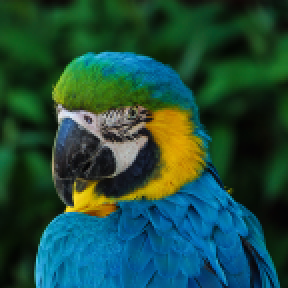
#> input picture cv_notes/test.png, 144 x 144 px (shown 2 times larger)
$ jupyter execute detection_practice.ipynb   (older library calls are emulated)
#> lines starting #> are read from the running program, lines starting #| are printed output that depends on the picture
[cell 1]
import numpy as np
import matplotlib.pyplot as plt
import cv2

[cell 2]
image = cv2.imread('test.png')
#> image is the input picture: shape (144, 144, 3); mean B, G, R 61.2, 75.9, 30.5
gray_image = cv2.cvtColor(image, cv2.COLOR_BGR2GRAY)
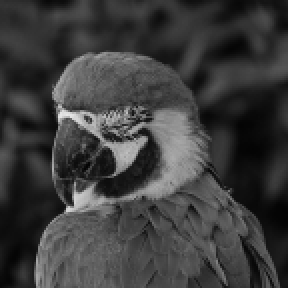
#> gray_image: shape (144, 144) (shown 2 times larger); min 3, max 231, mean 60.6
plt.imshow(image[...,::-1])
plt.show()

`Histograms by Color`
---

[cell 3]
blue_histogram = cv2.calcHist(images = [image], channels = [0], mask = None, histSize = [256], ranges = [0, 256]) # 'histSize': number of bins
#> blue_histogram = 256 values, max 492 at index 3, min 0 at index 0, mean 81
green_histogram = cv2.calcHist(images = [image], channels = [1], mask = None, histSize = [256], ranges = [0, 256])
#> green_histogram = 256 values, max 213 at index 20, min 0 at index 0, mean 81
red_histogram = cv2.calcHist(images = [image], channels = [2], mask = None, histSize = [256], ranges = [0, 256])
#> red_histogram = 256 values, max 2380 at index 2, min 0 at index 0, mean 81
gray_histogram = cv2.calcHist(images = [gray_image], channels = [0], mask = None, histSize = [256], ranges = [0, 256])
#> gray_histogram = 256 values, max 297 at index 23, min 0 at index 0, mean 81

plt.plot(blue_histogram, color = 'blue'); plt.title('Blue Histogram'); plt.show()
plt.plot(green_histogram, color = 'green'); plt.title('Green Histogram');plt.show()
plt.plot(red_histogram, color = 'red'); plt.title('Red Histogram');plt.show()
plt.plot(gray_histogram, color = 'gray'); plt.title('Gray Histogram');plt.show()
#> after `plt.plot(gray_histogram, color='gray')`:
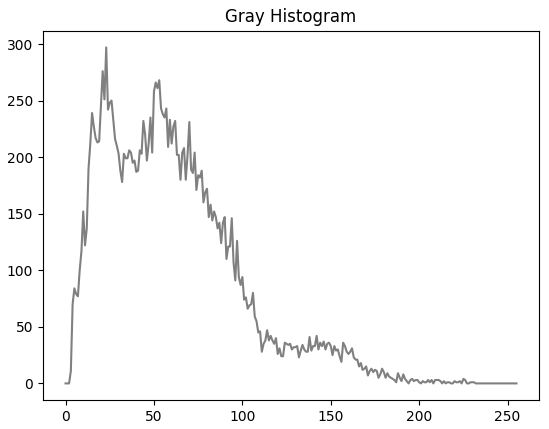
#> figure drawn by matplotlib, 1 panel; curve peaks at x = 23, y = 297

`Subplots`
---

[cell 4]
fig, axes = plt.subplots(nrows = 2, ncols = 2, figsize = (6, 6))
fig.tight_layout()

x = np.arange(256)
# blue
axes[0,0].fill_between(x, blue_histogram[...,0], color = 'blue')
axes[0,0].set_title('Blue Histogram')
# green
axes[0,1].plot(green_histogram, color = 'green')
axes[0,1].set_title('Green Histogram')
# red
axes[1,0].plot(red_histogram, color = 'red')
axes[1,0].set_title('Red Histogram')
# gray
axes[1,1].plot(gray_histogram, color = 'gray')
axes[1,1].set_title('Gray Histogram')

plt.show()
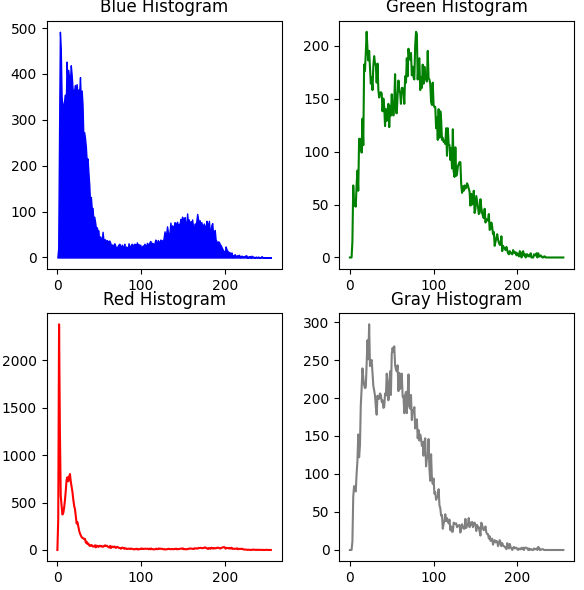
#> figure drawn by matplotlib, 4 panels; panel 2: curve peaks at x = 20, y = 213; panel 3: curve peaks at x = 2, y = 2380; panel 4: curve peaks at x = 23, y = 297

`Gradient Histograms`
---

[cell 5]
sobelx = cv2.Sobel(src = gray_image, ddepth = cv2.CV_64F, dx = 1, dy = 0, ksize = 5)
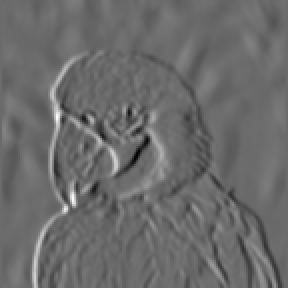
#> sobelx: shape (144, 144) float64 (shown 2 times larger); min -6480, max 8879, mean -5.3; drawn with min black and max white
sobely = cv2.Sobel(src = gray_image, ddepth = cv2.CV_64F, dx = 0, dy = 1, ksize = 5)
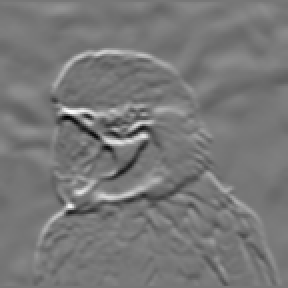
#> sobely: shape (144, 144) float64 (shown 2 times larger); min -6425, max 7259, mean 27.4; drawn with min black and max white

sobel = np.sqrt(sobelx**2 + sobely**2)
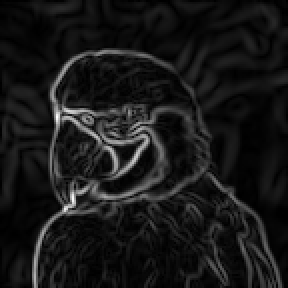
#> sobel: shape (144, 144) float64 (shown 2 times larger); min 0, max 8927.3, mean 840.4; drawn with min black and max white
sobel = (sobel / sobel.max() * 255).astype(dtype = np.uint8)

sobel_histogram = cv2.calcHist(images = [sobel], channels = [0], mask = None, histSize = [256], ranges = [0, 256])
#> sobel_histogram = 256 values, max 904 at index 5, min 0 at index 194, mean 81

plt.plot(sobel_histogram, color = 'gray')
plt.show()
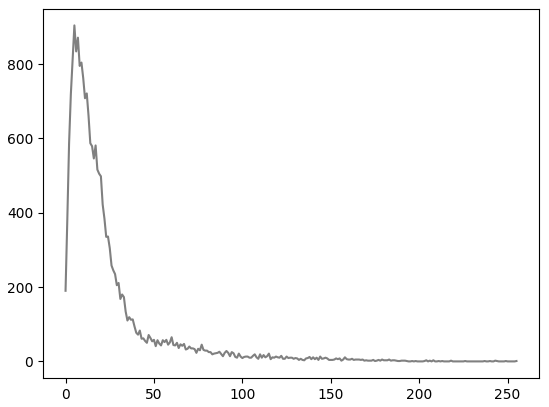
#> figure drawn by matplotlib, 1 panel; curve peaks at x = 5, y = 904

[cell 6]
sobelx = cv2.Sobel(src = gray_image, ddepth = cv2.CV_64F, dx = 1, dy = 0, ksize = 5)
sobely = cv2.Sobel(src = gray_image, ddepth = cv2.CV_64F, dx = 0, dy = 1, ksize = 5)
sobel_normal = np.sqrt(sobelx**2 + sobely**2) + 1e-6

sobelx = sobelx/sobel_normal
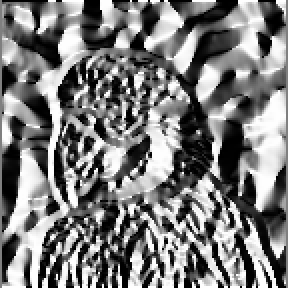
#> sobelx: shape (144, 144) float64 (shown 2 times larger); min -1, max 1, mean -0.0271; drawn with min black and max white
sobely = sobely/sobel_normal
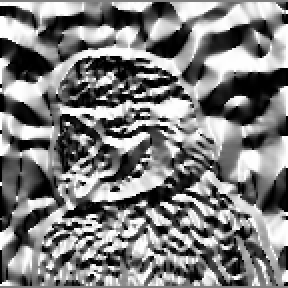
#> sobely: shape (144, 144) float64 (shown 2 times larger); min -1, max 1, mean -0.0128; drawn with min black and max white

plt.hist2d(x = sobelx.ravel(), y = sobely.ravel(), bins = 10, cmap = 'gray')
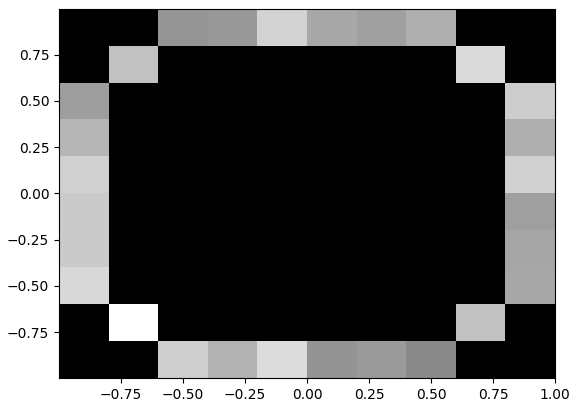
#> figure drawn by matplotlib, 1 panel
